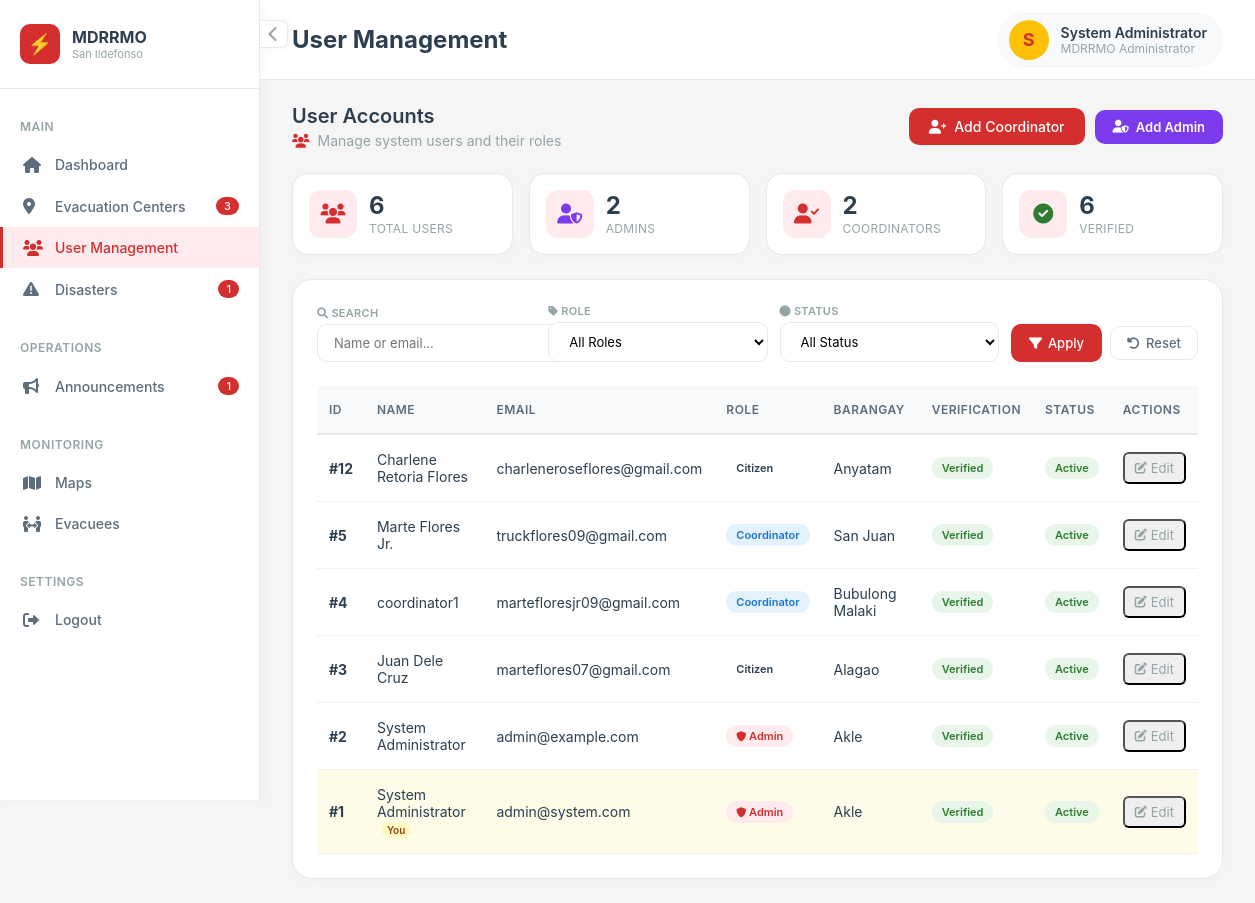
The page /admin/users.php (signed in) on the database its author committed.
### tables this page shows
CREATE TABLE `users` (
  `id` int(10) UNSIGNED NOT NULL,
  `first_name` varchar(80) NOT NULL DEFAULT '',
  `last_name` varchar(80) NOT NULL DEFAULT '',
  `middle_name` varchar(80) DEFAULT NULL,
  `suffix` varchar(20) DEFAULT NULL,
  `full_name` varchar(255) GENERATED ALWAYS AS (trim(concat_ws(' ',`first_name`,coalesce(nullif(`middle_name`,''),NULL),`last_name`,coalesce(nullif(`suffix`,''),NULL)))) VIRTUAL,
  `email` varchar(150) NOT NULL,
  `contact_number` varchar(20) DEFAULT NULL,
  `birthday` date DEFAULT NULL COMMENT 'Date of birth — used to auto-compute age',
  `sex` enum('male','female','prefer_not_to_say') DEFAULT NULL COMMENT 'Biological sex of account owner',
  `password_hash` varchar(255) NOT NULL,
  `role` enum('citizen','admin','coordinator') NOT NULL DEFAULT 'citizen',
  `barangay_id` int(10) UNSIGNED NOT NULL,
  `house_number` varchar(50) NOT NULL,
  `is_email_verified` tinyint(1) NOT NULL DEFAULT 0,
  `otp_code_hash` varchar(255) DEFAULT NULL,
  `otp_expires_at` datetime DEFAULT NULL,
  `device_token` varchar(255) DEFAULT NULL,
  `device_fingerprint` varchar(255) DEFAULT NULL,
  `device_registered_at` datetime DEFAULT NULL,
  `is_device_trusted` tinyint(1) NOT NULL DEFAULT 0,
  `is_active` tinyint(1) NOT NULL DEFAULT 1,
  `created_at` datetime NOT NULL DEFAULT current_timestamp(),
  `updated_at` datetime NOT NULL DEFAULT current_timestamp() ON UPDATE current_timestamp()
);

CREATE TABLE `barangays` (
  `id` int(10) UNSIGNED NOT NULL,
  `name` varchar(100) NOT NULL,
  `municipality` varchar(100) NOT NULL DEFAULT 'San Ildefonso',
  `province` varchar(100) NOT NULL DEFAULT 'Bulacan',
  `center_lat` decimal(10,7) DEFAULT NULL,
  `center_lng` decimal(10,7) DEFAULT NULL,
  `boundary_polygon` longtext DEFAULT NULL CHECK (json_valid(`boundary_polygon`)),
  `is_active` tinyint(1) NOT NULL DEFAULT 1
);

### admin/users.php (the view, shortened to what the rows shown need)
<?php require_once __DIR__ . '/../pages/session.php'; require_login('admin');
$pdo = db();
$user = current_user();
$perPage = 10;
$page = isset($_GET['page']) && is_numeric($_GET['page']) ? (int)$_GET['page'] : 1;
$where = [];
$whereClause = !empty($where) ? "WHERE " . implode(" AND ", $where) : "";
$countSql = "SELECT COUNT(*) FROM users u JOIN barangays b ON b.id = u.barangay_id $whereClause";
$stmt = $pdo->prepare($countSql);
$stmt->execute();
$totalRows = (int)$stmt->fetchColumn();
$offset = ($page - 1) * $perPage;
$sql = "SELECT u.id, u.full_name, u.email, u.role, u.is_active, u.is_email_verified, b.name AS barangay_name
        FROM users u
        JOIN barangays b ON b.id = u.barangay_id
        $whereClause
        ORDER BY u.id DESC
        LIMIT :limit OFFSET :offset";
$stmt = $pdo->prepare($sql);
$stmt->bindValue(':limit', $perPage, PDO::PARAM_INT);
$stmt->bindValue(':offset', $offset, PDO::PARAM_INT);
$stmt->execute();
$filteredUsers = $stmt->fetchAll();
$currentAdminId = (int)$user['id'];
?>
<!DOCTYPE html>
<html lang="en">
<head>
    <link rel="stylesheet" href="../asset/css/admin_user.css">
    <link rel="stylesheet" href="https://cdnjs.cloudflare.com/ajax/libs/font-awesome/6.0.0/css/all.min.css" />
</head>
<body>
    <div class="app-wrapper">
        <main class="main-content" id="mainContent">
            <div class="top-nav">
                <div class="page-title">
                    <h1>User Management</h1>
                </div>
                <div class="user-menu">
                    <div class="user-profile">
                        <div class="user-avatar">
                            <?php echo strtoupper(substr($user['full_name'] ?? 'A', 0, 1)); ?>
                        </div>
                        <div class="user-info">
                            <span class="user-name"><?php echo htmlspecialchars($user['full_name'] ?? 'Admin'); ?></span>
                            <span class="user-role">MDRRMO Administrator</span>
                        </div>
                    </div>
                </div>
            </div>
            <div class="dashboard">
                <div class="page-header">
                    <div class="page-header-left">
                        <h2>User Accounts</h2>
                    </div>
                </div>
                <div class="card">
                    <?php if (empty($filteredUsers) && $totalRows == 0): ?>
                        <div class="empty-state">
                            <i class="fas fa-users"></i>
                            <p>No users match your filters.</p>
                            <a href="users.php" class="btn-primary">Clear Filters</a>
                        </div>
                    <?php else: ?>
                        <div class="table-container">
                            <table class="table" id="usersTable">
                                <thead>
                                    <tr>
                                        <th>ID</th>
                                        <th>Name</th>
                                        <th>Email</th>
                                        <th>Role</th>
                                        <th>Barangay</th>
                                        <th>Verification</th>
                                        <th>Status</th>
                                        <th>Actions</th>
                                    </tr>
                                </thead>
                                <tbody>
                                    <?php foreach ($filteredUsers as $u):
                                        $roleClass = '';
                                        if ($u['role'] === 'admin')       $roleClass = 'role-admin';
                                        elseif ($u['role'] === 'coordinator') $roleClass = 'role-coordinator';
                                        elseif ($u['role'] === 'citizen')     $roleClass = 'role-citizen';
                                        $isSelf = ((int)$u['id'] === $currentAdminId);
                                    ?>
                                        <tr <?php echo $isSelf ? 'style="background:#FEFCE8;"' : ''; ?>>
                                            <td><strong>#<?php echo (int)$u['id']; ?></strong></td>
                                            <td>
                                                <?php echo htmlspecialchars($u['full_name']); ?>
                                                <?php if ($isSelf): ?>
                                                    <span style="font-size:10px;background:#FEF9C3;color:#92400E;padding:2px 6px;border-radius:99px;font-weight:600;margin-left:4px;">You</span>
                                                <?php endif; ?>
                                            </td>
                                            <td><?php echo htmlspecialchars($u['email']); ?></td>
                                            <td>
                                                <span class="role-badge <?php echo $roleClass; ?>">
                                                    <?php if ($u['role'] === 'admin'): ?><i class="fas fa-shield-alt" style="font-size:10px;"></i> <?php endif; ?>
                                                    <?php echo ucfirst(htmlspecialchars($u['role'])); ?>
                                                </span>
                                            </td>
                                            <td><?php echo htmlspecialchars($u['barangay_name']); ?></td>
                                            <td>
                                                <span class="status-badge <?php echo $u['is_email_verified'] ? 'status-verified' : 'status-unverified'; ?>">
                                                    <?php echo $u['is_email_verified'] ? 'Verified' : 'Unverified'; ?>
                                                </span>
                                            </td>
                                            <td>
                                                <span class="status-badge <?php echo $u['is_active'] ? 'status-active' : 'status-inactive'; ?>">
                                                    <?php echo $u['is_active'] ? 'Active' : 'Inactive'; ?>
                                                </span>
                                            </td>
                                            <td>
                                                <button onclick="openModal(
                                                    <?php echo (int)$u['id']; ?>,
                                                    '<?php echo addslashes($u['full_name']); ?>',
                                                    '<?php echo addslashes($u['email']); ?>',
                                                    '<?php echo $u['role']; ?>',
                                                    '<?php echo $u['is_active']; ?>',
                                                    <?php echo $isSelf ? 'true' : 'false'; ?>
                                                )" class="action-btn">
                                                    <i class="fas fa-edit"></i> Edit
                                                </button>
                                            </td>
                                        </tr>
                                    <?php endforeach; ?>
                                </tbody>
                            </table>
                        </div>
                    <?php endif; ?>
                </div>
            </div>
        </main>
    </div>
</body>
</html>

### rows shown on the page
users: full_name "S", full_name "System Administrator", id "1", shows "You", email "admin@system.com", role "Admin", barangay.name "Akle", is_email_verified "Verified", is_active "Active"
users: id "12", full_name "Charlene Retoria Flores", email "charleneroseflores@gmail.com", role "Citizen", barangay.name "Anyatam", is_email_verified "Verified", is_active "Active"
users: id "5", full_name "Marte Flores Jr.", email "truckflores09@gmail.com", role "Coordinator", barangay.name "San Juan", is_email_verified "Verified", is_active "Active"
users: id "4", full_name "coordinator1", email "martefloresjr09@gmail.com", role "Coordinator", barangay.name "Bubulong Malaki", is_email_verified "Verified", is_active "Active"
users: id "3", full_name "Juan Dele Cruz", email "marteflores07@gmail.com", role "Citizen", barangay.name "Alagao", is_email_verified "Verified", is_active "Active"
users: id "2", full_name "System Administrator", email "admin@example.com", role "Admin", barangay.name "Akle", is_email_verified "Verified", is_active "Active"

### other values the page prints
$_badgeCenters "3"
$_badgeOngoing "1"
$_badgeAnnouncements "1"
$totalUsers "6"
$adminCount "2"
$coordinatorCount "2"
$verifiedCount "6"
